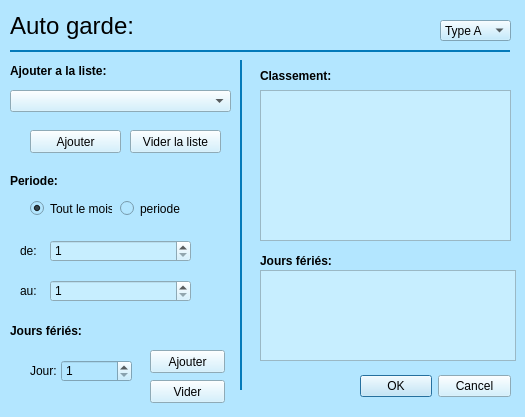
<?xml version="1.0" encoding="UTF-8"?>
<ui version="4.0">
 <class>Dialog</class>
 <widget class="QDialog" name="Dialog">
  <property name="geometry">
   <rect>
    <x>0</x>
    <y>0</y>
    <width>525</width>
    <height>417</height>
   </rect>
  </property>
  <property name="sizePolicy">
   <sizepolicy hsizetype="Fixed" vsizetype="Fixed">
    <horstretch>0</horstretch>
    <verstretch>0</verstretch>
   </sizepolicy>
  </property>
  <property name="minimumSize">
   <size>
    <width>525</width>
    <height>417</height>
   </size>
  </property>
  <property name="maximumSize">
   <size>
    <width>525</width>
    <height>417</height>
   </size>
  </property>
  <property name="windowTitle">
   <string>Dialog</string>
  </property>
  <property name="styleSheet">
   <string notr="true">background-color: rgb(179, 230, 255);</string>
  </property>
  <widget class="QDialogButtonBox" name="buttonBox">
   <property name="geometry">
    <rect>
     <x>360</x>
     <y>370</y>
     <width>151</width>
     <height>32</height>
    </rect>
   </property>
   <property name="styleSheet">
    <string notr="true">background-color: rgb(199, 238, 255);</string>
   </property>
   <property name="orientation">
    <enum>Qt::Horizontal</enum>
   </property>
   <property name="standardButtons">
    <set>QDialogButtonBox::Cancel|QDialogButtonBox::Ok</set>
   </property>
  </widget>
  <widget class="QLabel" name="label">
   <property name="geometry">
    <rect>
     <x>10</x>
     <y>10</y>
     <width>381</width>
     <height>31</height>
    </rect>
   </property>
   <property name="font">
    <font>
     <pointsize>18</pointsize>
    </font>
   </property>
   <property name="layoutDirection">
    <enum>Qt::LeftToRight</enum>
   </property>
   <property name="styleSheet">
    <string notr="true"/>
   </property>
   <property name="text">
    <string>Auto garde:</string>
   </property>
  </widget>
  <widget class="QWidget" name="widget_3" native="true">
   <property name="geometry">
    <rect>
     <x>10</x>
     <y>50</y>
     <width>500</width>
     <height>2</height>
    </rect>
   </property>
   <property name="sizePolicy">
    <sizepolicy hsizetype="Preferred" vsizetype="Fixed">
     <horstretch>0</horstretch>
     <verstretch>0</verstretch>
    </sizepolicy>
   </property>
   <property name="minimumSize">
    <size>
     <width>0</width>
     <height>2</height>
    </size>
   </property>
   <property name="maximumSize">
    <size>
     <width>16777215</width>
     <height>2</height>
    </size>
   </property>
   <property name="styleSheet">
    <string notr="true">background-color: rgb(5, 122, 185);</string>
   </property>
  </widget>
  <widget class="QComboBox" name="comboBox">
   <property name="geometry">
    <rect>
     <x>10</x>
     <y>90</y>
     <width>221</width>
     <height>22</height>
    </rect>
   </property>
   <property name="styleSheet">
    <string notr="true">background-color: rgb(199, 238, 255);</string>
   </property>
  </widget>
  <widget class="QLabel" name="label_2">
   <property name="geometry">
    <rect>
     <x>260</x>
     <y>65</y>
     <width>111</width>
     <height>21</height>
    </rect>
   </property>
   <property name="font">
    <font>
     <weight>75</weight>
     <bold>true</bold>
    </font>
   </property>
   <property name="text">
    <string>Classement:</string>
   </property>
  </widget>
  <widget class="QWidget" name="widget_10" native="true">
   <property name="geometry">
    <rect>
     <x>240</x>
     <y>60</y>
     <width>2</width>
     <height>330</height>
    </rect>
   </property>
   <property name="sizePolicy">
    <sizepolicy hsizetype="Preferred" vsizetype="Fixed">
     <horstretch>0</horstretch>
     <verstretch>0</verstretch>
    </sizepolicy>
   </property>
   <property name="minimumSize">
    <size>
     <width>2</width>
     <height>20</height>
    </size>
   </property>
   <property name="maximumSize">
    <size>
     <width>2</width>
     <height>16777215</height>
    </size>
   </property>
   <property name="styleSheet">
    <string notr="true">background-color: rgb(5, 122, 185);</string>
   </property>
  </widget>
  <widget class="QLabel" name="label_3">
   <property name="geometry">
    <rect>
     <x>10</x>
     <y>60</y>
     <width>151</width>
     <height>21</height>
    </rect>
   </property>
   <property name="font">
    <font>
     <weight>75</weight>
     <bold>true</bold>
    </font>
   </property>
   <property name="text">
    <string>Ajouter a la liste:</string>
   </property>
  </widget>
  <widget class="QPushButton" name="pushButton">
   <property name="geometry">
    <rect>
     <x>30</x>
     <y>130</y>
     <width>91</width>
     <height>23</height>
    </rect>
   </property>
   <property name="styleSheet">
    <string notr="true">background-color: rgb(199, 238, 255);</string>
   </property>
   <property name="text">
    <string>Ajouter</string>
   </property>
  </widget>
  <widget class="QPushButton" name="pushButton_3">
   <property name="geometry">
    <rect>
     <x>130</x>
     <y>130</y>
     <width>91</width>
     <height>23</height>
    </rect>
   </property>
   <property name="styleSheet">
    <string notr="true">background-color: rgb(199, 238, 255);</string>
   </property>
   <property name="text">
    <string>Vider la liste</string>
   </property>
  </widget>
  <widget class="QLabel" name="label_4">
   <property name="geometry">
    <rect>
     <x>10</x>
     <y>170</y>
     <width>151</width>
     <height>21</height>
    </rect>
   </property>
   <property name="font">
    <font>
     <weight>75</weight>
     <bold>true</bold>
    </font>
   </property>
   <property name="text">
    <string>Periode:</string>
   </property>
  </widget>
  <widget class="QRadioButton" name="radioButton">
   <property name="geometry">
    <rect>
     <x>120</x>
     <y>200</y>
     <width>82</width>
     <height>17</height>
    </rect>
   </property>
   <property name="text">
    <string>periode</string>
   </property>
  </widget>
  <widget class="QRadioButton" name="radioButton_2">
   <property name="geometry">
    <rect>
     <x>30</x>
     <y>200</y>
     <width>82</width>
     <height>17</height>
    </rect>
   </property>
   <property name="text">
    <string>Tout le mois</string>
   </property>
   <property name="checked">
    <bool>true</bool>
   </property>
  </widget>
  <widget class="QLabel" name="label_5">
   <property name="enabled">
    <bool>true</bool>
   </property>
   <property name="geometry">
    <rect>
     <x>20</x>
     <y>240</y>
     <width>21</width>
     <height>21</height>
    </rect>
   </property>
   <property name="font">
    <font>
     <weight>50</weight>
     <bold>false</bold>
    </font>
   </property>
   <property name="text">
    <string>de: </string>
   </property>
  </widget>
  <widget class="QLabel" name="label_6">
   <property name="geometry">
    <rect>
     <x>20</x>
     <y>280</y>
     <width>21</width>
     <height>21</height>
    </rect>
   </property>
   <property name="font">
    <font>
     <weight>50</weight>
     <bold>false</bold>
    </font>
   </property>
   <property name="text">
    <string>au:</string>
   </property>
  </widget>
  <widget class="QSpinBox" name="spinBox">
   <property name="geometry">
    <rect>
     <x>50</x>
     <y>240</y>
     <width>141</width>
     <height>22</height>
    </rect>
   </property>
   <property name="styleSheet">
    <string notr="true">background-color: rgb(199, 238, 255);</string>
   </property>
   <property name="minimum">
    <number>1</number>
   </property>
   <property name="maximum">
    <number>31</number>
   </property>
  </widget>
  <widget class="QSpinBox" name="spinBox_2">
   <property name="geometry">
    <rect>
     <x>50</x>
     <y>280</y>
     <width>141</width>
     <height>22</height>
    </rect>
   </property>
   <property name="styleSheet">
    <string notr="true">background-color: rgb(199, 238, 255);</string>
   </property>
   <property name="buttonSymbols">
    <enum>QAbstractSpinBox::UpDownArrows</enum>
   </property>
   <property name="minimum">
    <number>1</number>
   </property>
   <property name="maximum">
    <number>31</number>
   </property>
  </widget>
  <widget class="QLabel" name="label_7">
   <property name="geometry">
    <rect>
     <x>10</x>
     <y>320</y>
     <width>151</width>
     <height>21</height>
    </rect>
   </property>
   <property name="font">
    <font>
     <weight>75</weight>
     <bold>true</bold>
    </font>
   </property>
   <property name="text">
    <string>Jours fériés:</string>
   </property>
  </widget>
  <widget class="QLabel" name="label_8">
   <property name="geometry">
    <rect>
     <x>260</x>
     <y>250</y>
     <width>111</width>
     <height>21</height>
    </rect>
   </property>
   <property name="font">
    <font>
     <weight>75</weight>
     <bold>true</bold>
    </font>
   </property>
   <property name="text">
    <string>Jours fériés:</string>
   </property>
  </widget>
  <widget class="QSpinBox" name="spinBox_3">
   <property name="geometry">
    <rect>
     <x>61</x>
     <y>360</y>
     <width>71</width>
     <height>22</height>
    </rect>
   </property>
   <property name="minimum">
    <number>1</number>
   </property>
   <property name="maximum">
    <number>31</number>
   </property>
  </widget>
  <widget class="QLabel" name="label_9">
   <property name="enabled">
    <bool>true</bool>
   </property>
   <property name="geometry">
    <rect>
     <x>30</x>
     <y>360</y>
     <width>31</width>
     <height>21</height>
    </rect>
   </property>
   <property name="font">
    <font>
     <weight>50</weight>
     <bold>false</bold>
    </font>
   </property>
   <property name="text">
    <string>Jour:</string>
   </property>
  </widget>
  <widget class="QPushButton" name="pushButton_2">
   <property name="geometry">
    <rect>
     <x>150</x>
     <y>350</y>
     <width>75</width>
     <height>23</height>
    </rect>
   </property>
   <property name="styleSheet">
    <string notr="true">background-color: rgb(199, 238, 255);</string>
   </property>
   <property name="text">
    <string>Ajouter</string>
   </property>
  </widget>
  <widget class="QPushButton" name="pushButton_4">
   <property name="geometry">
    <rect>
     <x>150</x>
     <y>380</y>
     <width>75</width>
     <height>23</height>
    </rect>
   </property>
   <property name="styleSheet">
    <string notr="true">background-color: rgb(199, 238, 255);</string>
   </property>
   <property name="text">
    <string>Vider</string>
   </property>
  </widget>
  <widget class="QListWidget" name="listWidget">
   <property name="geometry">
    <rect>
     <x>260</x>
     <y>90</y>
     <width>251</width>
     <height>151</height>
    </rect>
   </property>
   <property name="styleSheet">
    <string notr="true">background-color: rgb(199, 238, 255);</string>
   </property>
  </widget>
  <widget class="QListWidget" name="listWidget_2">
   <property name="geometry">
    <rect>
     <x>260</x>
     <y>270</y>
     <width>256</width>
     <height>91</height>
    </rect>
   </property>
   <property name="styleSheet">
    <string notr="true">background-color: rgb(199, 238, 255);</string>
   </property>
  </widget>
  <widget class="QComboBox" name="comboBox_2">
   <property name="geometry">
    <rect>
     <x>440</x>
     <y>20</y>
     <width>71</width>
     <height>21</height>
    </rect>
   </property>
   <item>
    <property name="text">
     <string>Type A</string>
    </property>
   </item>
   <item>
    <property name="text">
     <string>Type B</string>
    </property>
   </item>
  </widget>
 </widget>
 <resources/>
 <connections>
  <connection>
   <sender>buttonBox</sender>
   <signal>accepted()</signal>
   <receiver>Dialog</receiver>
   <slot>accept()</slot>
   <hints>
    <hint type="sourcelabel">
     <x>248</x>
     <y>254</y>
    </hint>
    <hint type="destinationlabel">
     <x>157</x>
     <y>274</y>
    </hint>
   </hints>
  </connection>
  <connection>
   <sender>buttonBox</sender>
   <signal>rejected()</signal>
   <receiver>Dialog</receiver>
   <slot>reject()</slot>
   <hints>
    <hint type="sourcelabel">
     <x>316</x>
     <y>260</y>
    </hint>
    <hint type="destinationlabel">
     <x>286</x>
     <y>274</y>
    </hint>
   </hints>
  </connection>
 </connections>
</ui>
